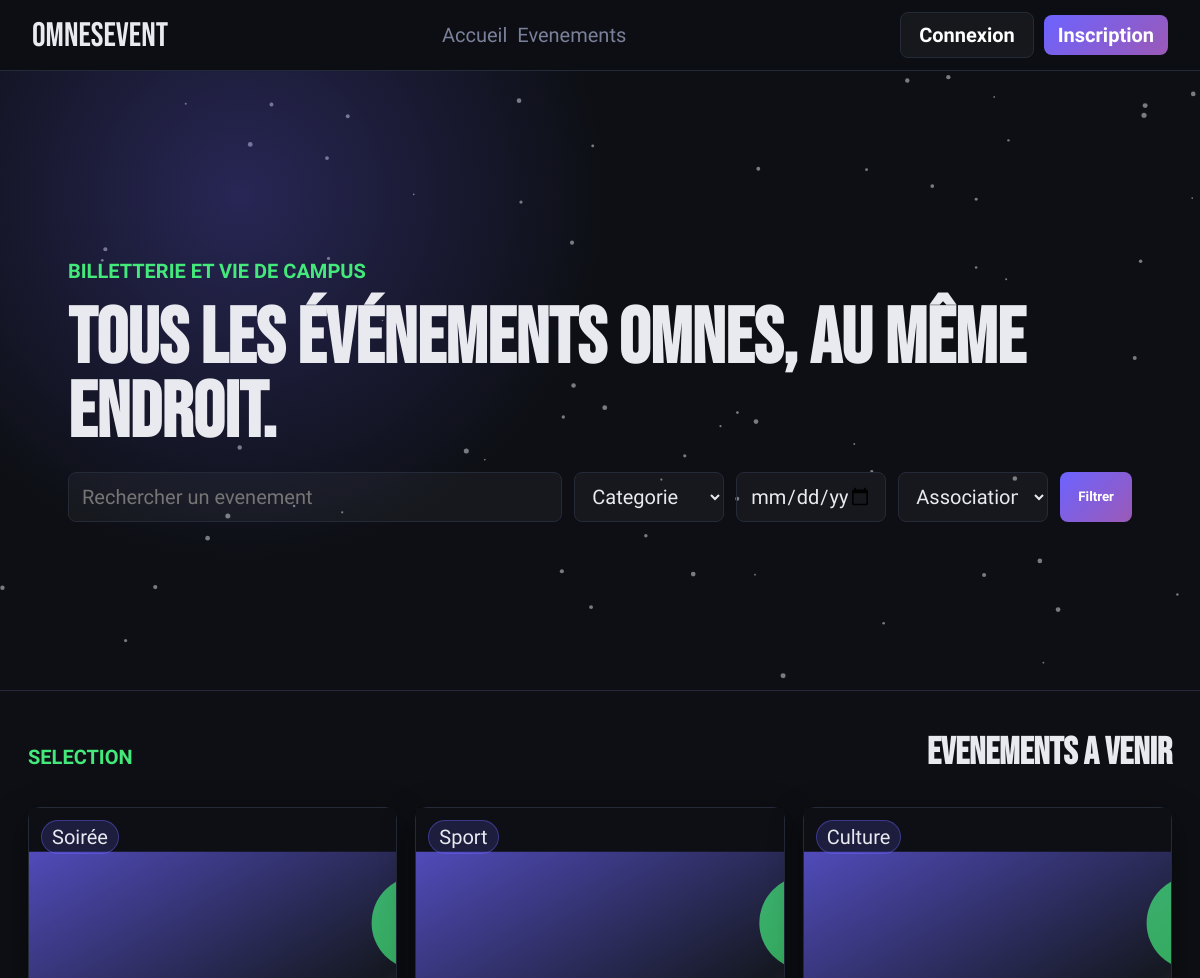
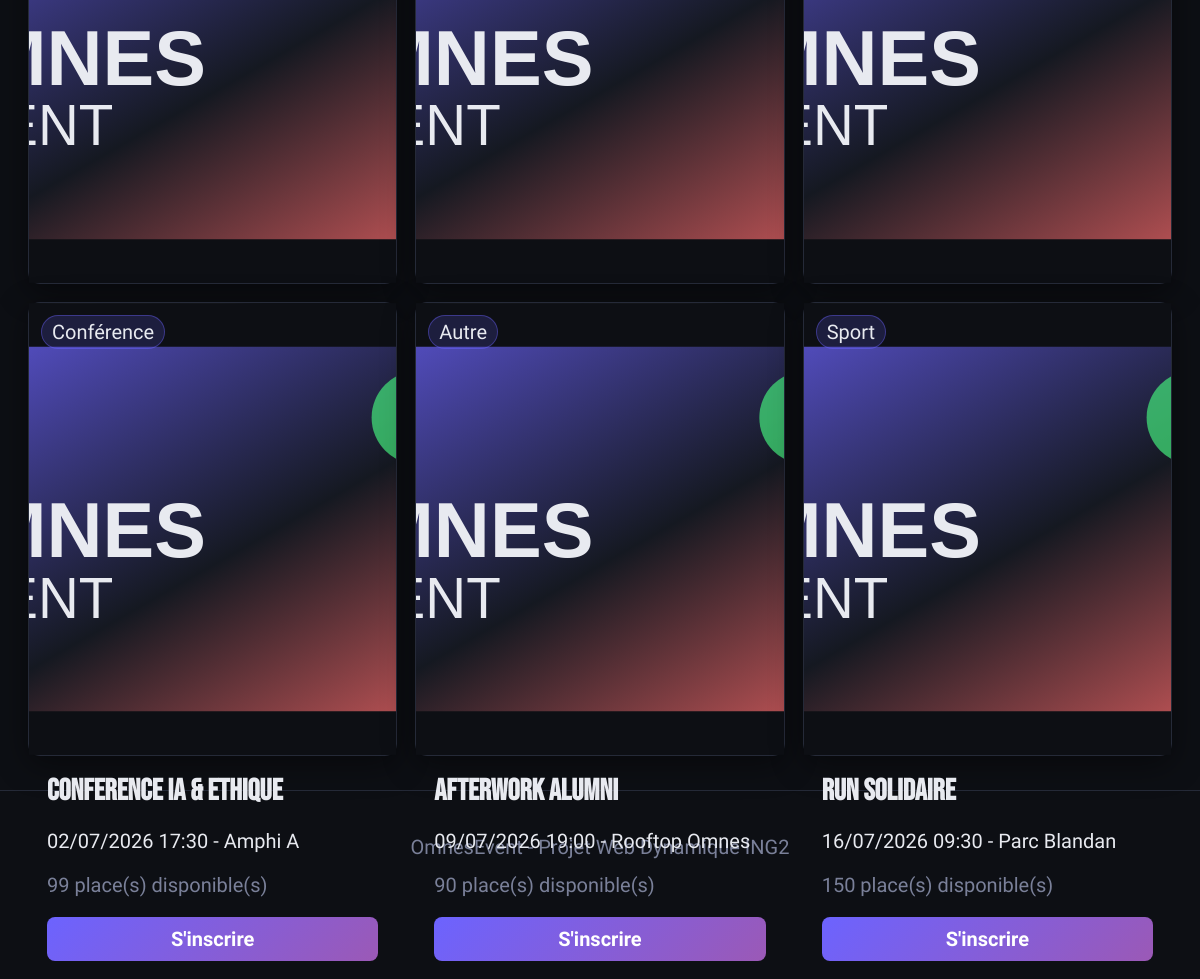
Screenshot of /omnesevent/index.php with the database file from the repository (2 pictures, top to bottom).
### tables this page shows
CREATE TABLE evenements (
    id INT AUTO_INCREMENT PRIMARY KEY,
    titre VARCHAR(180) NOT NULL,
    description TEXT NOT NULL,
    categorie ENUM('Soirée','Sport','Culture','Conférence','Autre') NOT NULL,
    date_evenement DATETIME NOT NULL,
    nom_lieu VARCHAR(180) NOT NULL,
    adresse_lieu VARCHAR(255),
    url_affiche VARCHAR(255),
    capacite INT NOT NULL,
    cree_par INT NOT NULL,
    statut ENUM('en_attente','publie','annule') DEFAULT 'publie',
    cree_le DATETIME DEFAULT CURRENT_TIMESTAMP,
    CONSTRAINT fk_evenements_utilisateurs FOREIGN KEY (cree_par) REFERENCES utilisateurs(id) ON DELETE CASCADE
);

### omnesevent/includes/auth.php (called while the page is built, shortened)
<?php
function e($valeur) {
    return htmlspecialchars((string)$valeur, ENT_QUOTES, 'UTF-8');
}
function estConnecte() {
    return isset($_SESSION['utilisateur_id']);
}
?>

### omnesevent/includes/event-card.php (the view)
<?php
$affiche = $evenement['url_affiche'] ?: '/omnesevent/assets/img/default-event.svg';
$places = isset($evenement['places_restantes']) ? (int)$evenement['places_restantes'] : placesRestantes($bdd, $evenement);
?>
<article class="event-card" data-category="<?php echo e($evenement['categorie']); ?>">
    <a href="/omnesevent/event/detail.php?id=<?php echo (int)$evenement['id']; ?>" class="poster">
        <img src="<?php echo e($affiche); ?>" alt="<?php echo e($evenement['titre']); ?>">
        <span class="badge"><?php echo e($evenement['categorie']); ?></span>
    </a>
    <div class="card-body">
        <h3><?php echo e($evenement['titre']); ?></h3>
        <p><?php echo date('d/m/Y H:i', strtotime($evenement['date_evenement'])); ?> - <?php echo e($evenement['nom_lieu']); ?></p>
        <p class="muted"><?php echo e($places); ?> place(s) disponible(s)</p>
        <a class="btn full" href="<?php echo estConnecte() ? '/omnesevent/event/detail.php?id=' . (int)$evenement['id'] : '/omnesevent/login.php'; ?>">S'inscrire</a>
    </div>
</article>

### omnesevent/index.php (shortened to what this page needs)
<?php
require_once __DIR__ . '/includes/db.php';
require_once __DIR__ . '/includes/auth.php';
$recherche = $_GET['q'] ?? '';
$date = $_GET['date'] ?? '';
$sql = "SELECT e.*, u.prenom, u.nom,
        (e.capacite - (
            SELECT COUNT(*) FROM inscriptions i
            WHERE i.evenement_id = e.id AND i.statut = 'confirme'
        )) AS places_restantes
        FROM evenements e
        INNER JOIN utilisateurs u ON e.cree_par = u.id
        WHERE e.statut = 'publie'";
$params = array();
$sql .= ' ORDER BY e.date_evenement ASC';
$requete = $bdd->prepare($sql);
$requete->execute($params);
$evenements = $requete->fetchAll(PDO::FETCH_ASSOC);
include __DIR__ . '/includes/header.php';
?>
<section class="hero">
    <canvas id="particles"></canvas>
    <div class="hero-content">
        <p class="eyebrow">Billetterie et vie de campus</p>
        <h1>Tous les événements Omnes, au même endroit.</h1>
        <form class="filters ajax-filters" method="get" action="/omnesevent/index.php">
            <input type="search" name="q" placeholder="Rechercher un evenement" value="<?php echo e($recherche); ?>">
            <select name="categorie">
                <option value="">Categorie</option>
            </select>
            <input type="date" name="date" value="<?php echo e($date); ?>">
            <select name="association">
                <option value="">Association</option>
            </select>
            <button class="btn" type="submit">Filtrer</button>
        </form>
    </div>
</section>
<section class="section">
    <div class="section-title">
        <p class="eyebrow">Selection</p>
        <h2>Evenements a venir</h2>
    </div>
    <div id="event-grid" class="event-grid">
        <?php foreach ($evenements as $evenement) { include __DIR__ . '/includes/event-card.php'; } ?>
    </div>
</section>
<?php
include __DIR__ . '/includes/footer.php';
?>

### omnesevent/assets/css/style.css (style rules this page uses)
:root { --bg: #0d0f14; --surface: #161a23; --border: #252a38; --accent: #6C63FF; --accent-2: #FF6B6B; --accent-3: #43E97B; --text: #E8EAF0; --text-muted: #7A8099; --radius: 12px; --shadow: 0 8px 32px rgba(0,0,0,0.45); }
* { box-sizing: border-box; }
body { margin: 0; background: var(--bg); color: var(--text); font-family: 'Barlow Condensed', Arial, sans-serif; font-size: 20px; letter-spacing: 0; }
a { color: inherit; text-decoration: none; }
img { max-width: 100%; display: block; }
.logo, h1, h2, h3 { font-family: 'Bebas Neue', Impact, sans-serif; letter-spacing: 0; }
.btn { min-height: 44px; border: 0; border-radius: 8px; padding: 10px 18px; display: inline-flex; align-items: center; justify-content: center; gap: 8px; color: white; cursor: pointer; background: linear-gradient(135deg, var(--accent), #9B59B6); transition: all .25s ease; font-family: inherit; font-weight: 700; }
.btn.full { width: 100%; }
.hero { position: relative; min-height: 620px; display: flex; align-items: center; overflow: hidden; border-bottom: 1px solid var(--border); }
#particles { position: absolute; inset: 0; width: 100%; height: 100%; }
.hero::after { content: ""; position: absolute; inset: 0; background: radial-gradient(circle at 20% 20%, rgba(108,99,255,.28), transparent 34%), rgba(13,15,20,.4); }
.hero-content { position: relative; z-index: 1; width: min(1100px, 100%); padding: 44px 18px; margin: 0 auto; }
.eyebrow { color: var(--accent-3); text-transform: uppercase; font-weight: 700; }
h1 { font-size: 56px; line-height: .94; margin: 12px 0 22px; }
h2 { font-size: 38px; margin: 0 0 14px; }
h3 { font-size: 30px; margin: 0; }
.muted { color: var(--text-muted); }
.filters, .two-cols { display: grid; gap: 12px; }
input, select, textarea { width: 100%; min-height: 44px; border: 1px solid var(--border); border-radius: 8px; padding: 11px 13px; background: rgba(255,255,255,.04); color: var(--text); font: inherit; }
.section, .form-page, .auth-page, .detail-layout { width: min(1180px, 100%); margin: 0 auto; padding: 34px 18px; }
.section-title { display: flex; align-items: end; justify-content: space-between; gap: 16px; flex-wrap: wrap; margin-bottom: 18px; }
.event-grid, .dashboard-grid, .tickets { display: grid; gap: 18px; }
.event-card, .panel, .auth-card { background: rgba(255,255,255,0.04); backdrop-filter: blur(12px); border: 1px solid var(--border); border-radius: var(--radius); box-shadow: var(--shadow); }
.poster { position: relative; height: 230px; overflow: hidden; border-radius: var(--radius) var(--radius) 0 0; }
.poster img { width: 100%; height: 100%; object-fit: cover; transition: all .25s ease; }
.card-body, .panel, .auth-card { padding: 18px; }
.badge { display: inline-flex; min-height: 28px; align-items: center; border-radius: 999px; padding: 4px 10px; background: rgba(108,99,255,.18); color: var(--text); border: 1px solid rgba(108,99,255,.4); }
.poster .badge { position: absolute; left: 12px; top: 12px; }
@media (min-width: 700px) { h1 { font-size: 78px; } }
@media (min-width: 700px) { .filters { grid-template-columns: 1fr 150px 150px 150px auto; } }
@media (min-width: 700px) { .event-grid, .dashboard-grid { grid-template-columns: repeat(2, 1fr); } }
@media (min-width: 960px) { .event-grid { grid-template-columns: repeat(3, 1fr); } }

### rows the page displays
evenements: url_affiche (placeholder picture), categorie "Soirée"
evenements: url_affiche (placeholder picture), categorie "Sport"
evenements: url_affiche (placeholder picture), categorie "Culture"
evenements: url_affiche (placeholder picture), categorie "Conférence", titre "Conference IA & Ethique", date_evenement "02/07/2026 17:30", nom_lieu "Amphi A", places "99"
evenements: url_affiche (placeholder picture), categorie "Autre", titre "Afterwork Alumni", date_evenement "09/07/2026 19:00", nom_lieu "Rooftop Omnes", places "90"
evenements: url_affiche (placeholder picture), categorie "Sport", titre "Run Solidaire", date_evenement "16/07/2026 09:30", nom_lieu "Parc Blandan", places "150"
